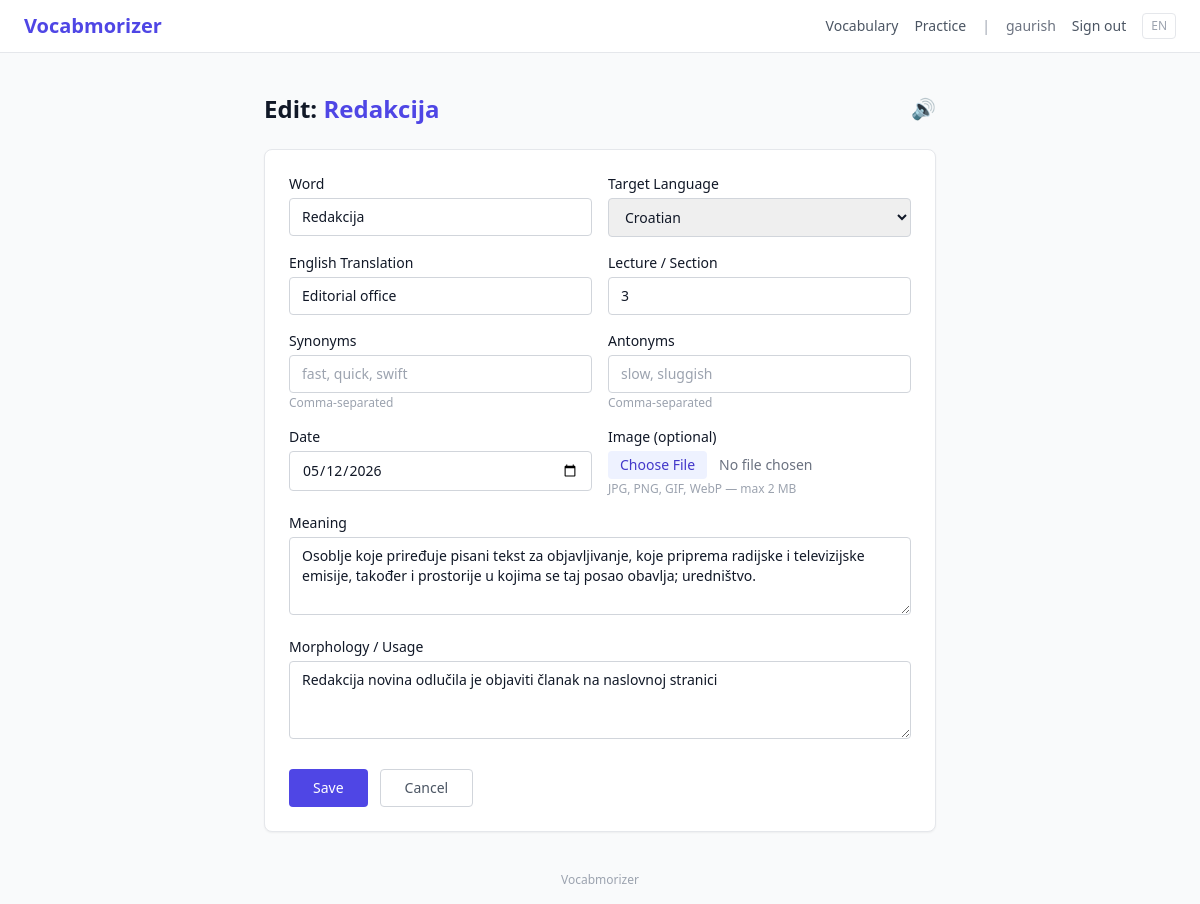
Page /vocab/79e2588d-cdf6-46c8-bb1e-e0896f05ac98/edit (signed in) on the committed database.
### app/models/user.py (models this page shows, shortened)
class User(UserMixin, db.Model):
    __tablename__ = "users"
    id = db.Column(db.String(36), primary_key=True, default=lambda: str(uuid.uuid4()))
    name = db.Column(db.String(120), nullable=False)
    email = db.Column(db.String(254), unique=True, nullable=False, index=True)
    role = db.Column(db.String(16), nullable=False, default="user")  # "user" | "admin"
    auth_provider = db.Column(db.String(16), nullable=False, default="local")  # "local" | "google"
    google_id = db.Column(db.String(128), unique=True, nullable=True)
    password_hash = db.Column(db.String(128), nullable=True)
    preferred_language = db.Column(db.String(8), nullable=False, default="en")
    date_joined = db.Column(db.DateTime, nullable=False, default=lambda: datetime.now(timezone.utc))
    last_active = db.Column(db.DateTime, nullable=False, default=lambda: datetime.now(timezone.utc))
    def is_admin(self) -> bool:
        return self.role == "admin"

### app/models/vocabulary.py (models this page shows, shortened)
class VocabularyEntry(db.Model):
    __tablename__ = "vocabulary_entries"
    id = db.Column(db.String(36), primary_key=True, default=lambda: str(uuid.uuid4()))
    user_id = db.Column(
        db.String(36),
        db.ForeignKey("users.id", ondelete="CASCADE"),
        nullable=False,
        index=True,
    )
    lecture = db.Column(db.String(200), nullable=False, index=True)
    date_added = db.Column(db.Date, nullable=False, default=date.today)
    word = db.Column(db.String(500), nullable=False)
    synonyms = db.Column(db.JSON, nullable=False, default=lambda: [])
    antonyms = db.Column(db.JSON, nullable=False, default=lambda: [])
    meaning = db.Column(db.Text, nullable=False)
    translation_en = db.Column(db.String(500), nullable=False)
    metadata_usage = db.Column(db.Text, nullable=True)
    target_language = db.Column(db.String(8), nullable=False, default="en")
    image_path = db.Column(db.String(500), nullable=True)
    created_at = db.Column(
        db.DateTime, nullable=False, default=lambda: datetime.now(timezone.utc)
    )
    updated_at = db.Column(
        db.DateTime,
        nullable=False,
        default=lambda: datetime.now(timezone.utc),
        onupdate=lambda: datetime.now(timezone.utc),
    )
    user = db.relationship(
        "User",
        backref=db.backref("vocabulary_entries", lazy="dynamic", passive_deletes=True),
    )
    review_stats = db.relationship(
        "ReviewStats",
        back_populates="entry",
        uselist=False,
        cascade="all, delete-orphan",
    )

### app/vocab/routes.py (the view, shortened to what this page needs)
@bp.route("/<entry_id>/edit", methods=["GET", "POST"])
@login_required
def edit(entry_id: str):
    entry = _entry_or_404(entry_id)
    form = VocabularyEntryForm(obj=entry)
    if request.method == "GET":
        form.synonyms.data = ", ".join(entry.synonyms or [])
        form.antonyms.data = ", ".join(entry.antonyms or [])
    return render_template("vocab/edit.html", form=form, entry=entry)

### app/vocab/forms.py
class VocabularyEntryForm(FlaskForm):
    lecture = StringField("Lecture / Section", validators=[DataRequired(), Length(max=200)])
    date_added = DateField("Date", validators=[DataRequired()])
    word = StringField("Word", validators=[DataRequired(), Length(max=500)])
    synonyms = StringField("Synonyms", validators=[Optional()], description="Comma-separated")
    antonyms = StringField("Antonyms", validators=[Optional()], description="Comma-separated")
    meaning = TextAreaField("Meaning", validators=[DataRequired()])
    translation_en = StringField(
        "English Translation", validators=[DataRequired(), Length(max=500)]
    )
    metadata_usage = TextAreaField(
        "Morphology / Usage",
        validators=[Optional()],
        description="Morphological notes, example sentences, usage patterns",
    )
    target_language = SelectField("Target Language", choices=LANGUAGE_CHOICES, default="en")
    image = FileField(
        "Image (optional)",
        validators=[Optional(), FileAllowed(["jpg", "jpeg", "png", "gif", "webp"], "Images only")],
    )
    submit = SubmitField("Save")

### app/__init__.py (called while the page is built)
def _get_locale():
    from flask import request, session
    from flask_login import current_user
    if current_user.is_authenticated and hasattr(current_user, "preferred_language"):
        lang = current_user.preferred_language
        if lang in SUPPORTED_LOCALES:
            return lang
    lang = session.get("locale")
    if lang in SUPPORTED_LOCALES:
        return lang
    return request.accept_languages.best_match(SUPPORTED_LOCALES, default="en")

### app/models/user.py (called while the page is built)
@login_manager.user_loader
def load_user(user_id: str) -> User | None:
    return db.session.get(User, user_id)

### app/vocab/routes.py (called while the page is built)
def _entry_or_404(entry_id: str) -> VocabularyEntry:
    entry = db.session.get(VocabularyEntry, entry_id)
    if entry is None or entry.user_id != current_user.id:
        from flask import abort
        abort(404)
    return entry

### app/templates/vocab/edit.html (shortened to what this page needs)
{% extends "base.html" %}
{% block content %}
<div class="max-w-2xl mx-auto">
  <div class="flex items-center justify-between mb-6">
    <h1 class="text-2xl font-bold">Edit: <span class="text-indigo-600">{{ entry.word }}</span></h1>
    <button onclick="speak('{{ entry.word|e }}', '{{ entry.target_language }}')"
            class="text-gray-400 hover:text-indigo-500 text-xl" title="Listen">🔊</button>
  </div>
  <form method="POST" enctype="multipart/form-data"
        class="bg-white border border-gray-200 rounded-lg p-6 shadow-sm">
    {% include "vocab/_form.html" %}
  </form>
</div>
{% endblock %}

### app/templates/base.html (shortened to what this page needs)
<!DOCTYPE html>
<html lang="{{ get_locale() }}">
<head>
  <script src="https://cdn.tailwindcss.com"></script>
</head>
<body class="bg-gray-50 text-gray-900 min-h-screen flex flex-col">
  <nav class="bg-white border-b border-gray-200 px-6 py-3 flex items-center justify-between">
    <a href="/" class="text-xl font-bold text-indigo-600">Vocabmorizer</a>
    <div class="flex items-center gap-4 text-sm">
      {% if current_user.is_authenticated %}
        <a href="{{ url_for('vocab.list_entries') }}" class="text-gray-600 hover:underline hidden sm:inline">
          {{ _('Vocabulary') }}
        </a>
        <a href="{{ url_for('practice.setup') }}" class="text-gray-600 hover:underline hidden sm:inline">
          {{ _('Practice') }}
        </a>
        <span class="text-gray-400">|</span>
        <span class="text-gray-500">{{ current_user.name }}</span>
        <a href="{{ url_for('auth.logout') }}" class="text-gray-600 hover:underline">{{ _('Sign out') }}</a>
      {% else %}
        <a href="{{ url_for('auth.login') }}" class="text-indigo-600 hover:underline">{{ _('Sign in') }}</a>
        <a href="{{ url_for('auth.register') }}" class="text-gray-600 hover:underline">{{ _('Register') }}</a>
      {% endif %}
      <div class="relative group">
        <button class="text-gray-400 hover:text-gray-700 text-xs border border-gray-200 rounded px-2 py-1">
          {{ get_locale()|upper }}
        </button>
      </div>
    </div>
  </nav>
  <div class="px-6 pt-4">
  </div>
  <main class="flex-1 px-6 py-6">
    {% block content %}{% endblock %}
  </main>
  <footer class="text-center text-xs text-gray-400 py-4">
    Vocabmorizer
  </footer>
</body>
</html>

### app/templates/vocab/_form.html (shortened to what this page needs)
<div class="grid grid-cols-1 md:grid-cols-2 gap-4">
  <div>
    {{ form.word.label(class="block text-sm font-medium mb-1") }}
    {{ form.word(class="w-full border border-gray-300 rounded px-3 py-2 text-sm focus:outline-none focus:ring-2 focus:ring-indigo-500") }}
  </div>
  <div>
    {{ form.target_language.label(class="block text-sm font-medium mb-1") }}
    {{ form.target_language(class="w-full border border-gray-300 rounded px-3 py-2 text-sm focus:outline-none focus:ring-2 focus:ring-indigo-500") }}
  </div>
  <div>
    {{ form.translation_en.label(class="block text-sm font-medium mb-1") }}
    {{ form.translation_en(class="w-full border border-gray-300 rounded px-3 py-2 text-sm focus:outline-none focus:ring-2 focus:ring-indigo-500") }}
  </div>
  <div>
    {{ form.lecture.label(class="block text-sm font-medium mb-1") }}
    {{ form.lecture(class="w-full border border-gray-300 rounded px-3 py-2 text-sm focus:outline-none focus:ring-2 focus:ring-indigo-500", placeholder="e.g. French 101") }}
  </div>
  <div>
    {{ form.synonyms.label(class="block text-sm font-medium mb-1") }}
    {{ form.synonyms(class="w-full border border-gray-300 rounded px-3 py-2 text-sm focus:outline-none focus:ring-2 focus:ring-indigo-500", placeholder="fast, quick, swift") }}
    <p class="text-xs text-gray-400 mt-0.5">Comma-separated</p>
  </div>
  <div>
    {{ form.antonyms.label(class="block text-sm font-medium mb-1") }}
    {{ form.antonyms(class="w-full border border-gray-300 rounded px-3 py-2 text-sm focus:outline-none focus:ring-2 focus:ring-indigo-500", placeholder="slow, sluggish") }}
    <p class="text-xs text-gray-400 mt-0.5">Comma-separated</p>
  </div>
  <div>
    {{ form.date_added.label(class="block text-sm font-medium mb-1") }}
    {{ form.date_added(class="w-full border border-gray-300 rounded px-3 py-2 text-sm focus:outline-none focus:ring-2 focus:ring-indigo-500") }}
  </div>
  <div>
    {{ form.image.label(class="block text-sm font-medium mb-1") }}
    {{ form.image(class="w-full text-sm text-gray-500 file:mr-3 file:py-1 file:px-3 file:rounded file:border-0 file:text-sm file:font-medium file:bg-indigo-50 file:text-indigo-700 hover:file:bg-indigo-100") }}
    <p class="text-xs text-gray-400 mt-0.5">JPG, PNG, GIF, WebP — max 2 MB</p>
  </div>
</div>
<div class="mt-4">
  {{ form.meaning.label(class="block text-sm font-medium mb-1") }}
  {{ form.meaning(class="w-full border border-gray-300 rounded px-3 py-2 text-sm focus:outline-none focus:ring-2 focus:ring-indigo-500", rows=3) }}
</div>
<div class="mt-4">
  {{ form.metadata_usage.label(class="block text-sm font-medium mb-1") }}
  {{ form.metadata_usage(class="w-full border border-gray-300 rounded px-3 py-2 text-sm focus:outline-none focus:ring-2 focus:ring-indigo-500", rows=3, placeholder="Morphology, example sentences, usage notes…") }}
</div>
<div class="mt-6 flex gap-3">
  {{ form.submit(class="bg-indigo-600 text-white px-6 py-2 rounded text-sm font-medium hover:bg-indigo-700 cursor-pointer") }}
  <a href="{{ url_for('vocab.list_entries') }}"
     class="px-6 py-2 rounded text-sm font-medium border border-gray-300 text-gray-600 hover:bg-gray-50">
    Cancel
  </a>
</div>

### rows in the picture
User: name "gaurish"
VocabularyEntry: word "Redakcija", target_language "Croatian", translation_en "Editorial office", lecture "3", date_added "05/12/2026", meaning "Osoblje koje priređuje pisani tekst za objavljivanje, koje priprema radijske i televizijske emisije, također i prostorije u kojima se taj posao obavlja; uredništvo.", metadata_usage "Redakcija novina odlučila je objaviti članak na naslovnoj stranici"

### other values in the picture
{{ get_locale()|upper }} "EN"
